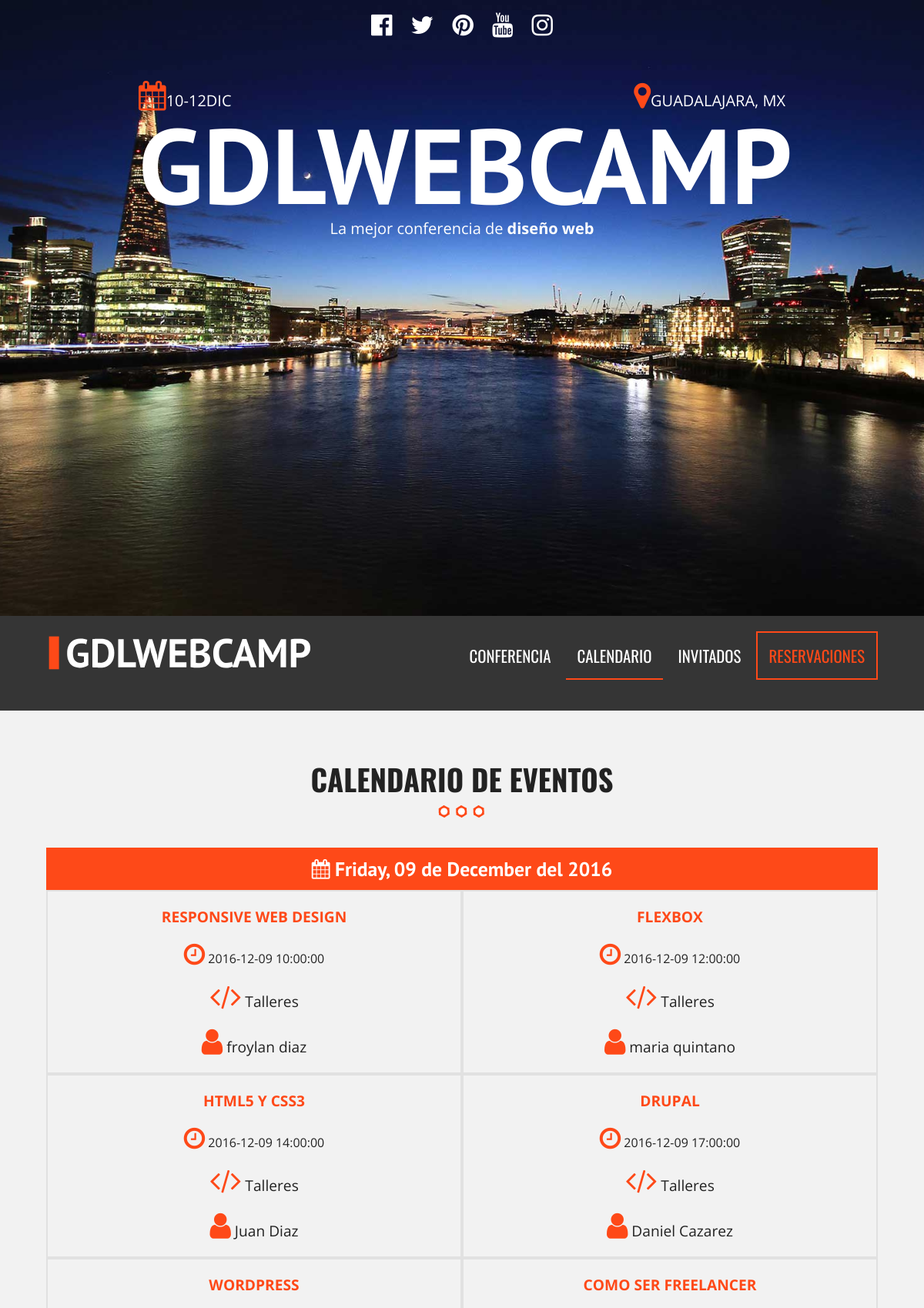
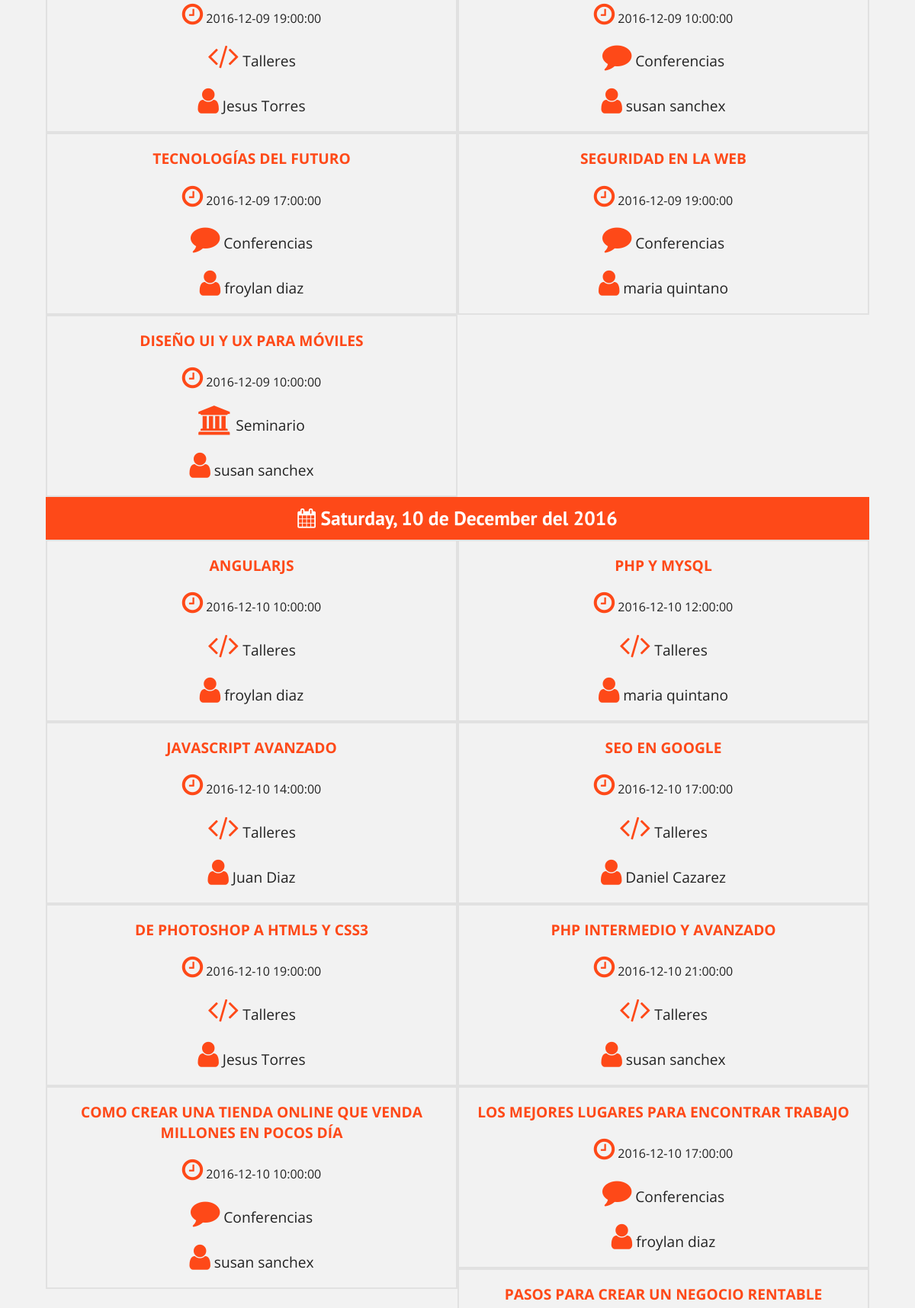
Page /calendario.php (upper part) on the committed database (2 pictures, top to bottom).
### tables this page shows
CREATE TABLE `eventos` (
  `evento_id` tinyint(10) NOT NULL,
  `nombre_evento` varchar(60) NOT NULL,
  `fecha_evento` date NOT NULL,
  `hora_evento` time NOT NULL,
  `id_cat_evento` tinyint(10) NOT NULL,
  `id_inv` tinyint(4) NOT NULL,
  `clave` varchar(10) NOT NULL
);

CREATE TABLE `categoria_eveneto` (
  `id_categoria` tinyint(10) NOT NULL,
  `cat_evento` varchar(50) NOT NULL,
  `icono` varchar(15) NOT NULL
);

### calendario.php (the view, shortened to what this page needs)
<?php include_once 'includes/templates/header.php'; ?>
        <section class="seccion contenedor">
            <h2>Calendario de eventos</h2>
            <?php
            try {
                require_once('includes/funciones/bd_conexion.php');
                $sql = "select evento_id, nombre_evento, fecha_evento, hora_evento, cat_evento, icono, nombre_invitado, apellido_invitado ";
                $sql .= " from eventos ";
                $sql .= " inner join categoria_eveneto  ";
                $sql .= " on eventos.id_cat_evento = categoria_eveneto.id_categoria ";
                $sql .= " inner join invitados ";
                $sql .= " on eventos.id_inv = invitados.invitado_id ";
                $sql .= " order by evento_id ";
                $resultado = $conn->query($sql);
            } catch (\Exception $e) {
                echo $e->getMessage();
            }
            ?>
            <div class="calendario">
                <?php
                    $calendario = array();
                    while($eventos = $resultado->fetch_assoc() ) {
                        $fecha = $eventos['fecha_evento'];
                        $evento = array(
                            'titulo' => $eventos['nombre_evento'],
                            'fecha' => $eventos['fecha_evento'],
                            'hora' => $eventos['hora_evento'],
                            'categoria' => $eventos['cat_evento'],
                            'icono' => $eventos['icono'],
                            'invitado' => $eventos['nombre_invitado'] . " " . $eventos['apellido_invitado']
                        );
                        $calendario[$fecha][] = $evento;
                ?>
                  <?php  }   ?>
                <?php
                  foreach($calendario as $dia => $lista_eventos){  ?>
                        <h3>
                         <i class='fa fa-calendar'></i>
                         <?php
                         echo strftime("%A, %d de %B del %Y", strtotime($dia))
                         ?>
                        </h3>
                    <?php foreach ($lista_eventos as $evento) {  ?>
                        <div class="dia">
                                <p class="titulo"> <?php echo $evento['titulo']; ?> </p>
                                <p class="hora"><i class="fa fa-clock-o" aria-hidden="true"></i>
                                <?php echo $evento['fecha'] . " " . $evento['hora']; ?>
                                </p>
                                <p>
                                <i class="fa <?php echo $evento['icono']; ?>" aria-hidden="true"></i>
                                <?php echo $evento['categoria']; ?></p>
                                <p>
                                <i class="fa fa-user" aria-hidden="true"></i>
                                <?php echo $evento['invitado'];?></p>
                        </div>
                      <?php  }  ?>
                    <?php  }   ?>
        </div>
	    </section>
<?php include_once 'includes/templates/footer.php'; ?>

### css/main.css (style rules this page uses)
html { color: #222; font-size: 1em; line-height: 1.4; }
html { box-sizing: border-box; }
*,*:before,*:after { box-sizing: inherit; }
body { background-color: #f2f2f2; font-family: 'Open Sans', sans-serif; }
.contenedor { width: 95%; margin: 0 auto; }
@media only screen and (min-width: 480px) { .contenedor { width: 95%; } }
@media only screen and (min-width: 768px) { .contenedor { width: 90%; } }
@media only screen and (min-width: 992px) { .contenedor { width: 90%; max-width: 1100px; } }
.seccion { padding: 30px 0; }
.seccion p { font-size: 1.2em; text-align: center; }
h2 { font-family: 'Oswald', sans-serif; font-size: 2.4em; text-transform: uppercase; text-align: center; }
h2::after { content: ''; margin: 0 auto; background-image: url(../img/separador.png); height: 30px; width: 100px; display: block; }
h3 { font-size: 1.6em; color: #fe4918; font-family: 'PT Sans', sans-serif; margin: 0; }
div.calendario h3 { background-color: #fe4918; clear: both; color: white; text-align: center; padding: 10px 0; }
div.calendario::after { clear: both; display: block; content: ''; }
div.dia::after { clear: both; display: block; content: ''; }
div.dia { width: 50%; float: left; border: 2px solid #e1e1e1; transition: all .3s ease; }
@media only screen and (min-width:768px) { div.dia { width: 50%; } }
div.dia p.titulo { color: #fe4918; text-transform: uppercase; font-weight: bold; }
div.dia p.hora { font-size: 1em; }
div.dia i { color: #fe4918; font-size: 2em; }

### rows in the picture
eventos: nombre_evento "RESPONSIVE WEB DESIGN", fecha_evento "2016-12-09", hora_evento "10:00:00", id_cat_evento.cat_evento "Talleres", invitado "froylan diaz"
eventos: nombre_evento "FLEXBOX", fecha_evento "2016-12-09", hora_evento "12:00:00", id_cat_evento.cat_evento "Talleres", invitado "maria quintano"
eventos: nombre_evento "HTML5 Y CSS3", fecha_evento "2016-12-09", hora_evento "14:00:00", id_cat_evento.cat_evento "Talleres", invitado "Juan Diaz"
eventos: nombre_evento "DRUPAL", fecha_evento "2016-12-09", hora_evento "17:00:00", id_cat_evento.cat_evento "Talleres", invitado "Daniel Cazarez"
eventos: nombre_evento "WORDPRESS", fecha_evento "2016-12-09", hora_evento "19:00:00", id_cat_evento.cat_evento "Talleres", invitado "Jesus Torres"
eventos: nombre_evento "COMO SER FREELANCER", fecha_evento "2016-12-09", hora_evento "10:00:00", id_cat_evento.cat_evento "Conferencias", invitado "susan sanchex"
eventos: nombre_evento "TECNOLOGÍAS DEL FUTURO", fecha_evento "2016-12-09", hora_evento "17:00:00", id_cat_evento.cat_evento "Conferencias", invitado "froylan diaz"
eventos: nombre_evento "SEGURIDAD EN LA WEB", fecha_evento "2016-12-09", hora_evento "19:00:00", id_cat_evento.cat_evento "Conferencias", invitado "maria quintano"
eventos: nombre_evento "DISEÑO UI Y UX PARA MÓVILES", fecha_evento "2016-12-09", hora_evento "10:00:00", id_cat_evento.cat_evento "Seminario", invitado "susan sanchex"
eventos: nombre_evento "ANGULARJS", fecha_evento "2016-12-10", hora_evento "10:00:00", id_cat_evento.cat_evento "Talleres", invitado "froylan diaz"
eventos: nombre_evento "PHP Y MYSQL", fecha_evento "2016-12-10", hora_evento "12:00:00", id_cat_evento.cat_evento "Talleres", invitado "maria quintano"
eventos: nombre_evento "JAVASCRIPT AVANZADO", fecha_evento "2016-12-10", hora_evento "14:00:00", id_cat_evento.cat_evento "Talleres", invitado "Juan Diaz"
eventos: nombre_evento "SEO EN GOOGLE", fecha_evento "2016-12-10", hora_evento "17:00:00", id_cat_evento.cat_evento "Talleres", invitado "Daniel Cazarez"
eventos: nombre_evento "DE PHOTOSHOP A HTML5 Y CSS3", fecha_evento "2016-12-10", hora_evento "19:00:00", id_cat_evento.cat_evento "Talleres", invitado "Jesus Torres"
eventos: nombre_evento "PHP INTERMEDIO Y AVANZADO", fecha_evento "2016-12-10", hora_evento "21:00:00", id_cat_evento.cat_evento "Talleres", invitado "susan sanchex"
eventos: nombre_evento "COMO CREAR UNA TIENDA ONLINE QUE VENDA MILLONES EN POCOS DÍA", fecha_evento "2016-12-10", hora_evento "10:00:00", id_cat_evento.cat_evento "Conferencias", invitado "susan sanchex"
eventos: nombre_evento "LOS MEJORES LUGARES PARA ENCONTRAR TRABAJO", fecha_evento "2016-12-10", hora_evento "17:00:00", id_cat_evento.cat_evento "Conferencias", invitado "froylan diaz"
eventos: nombre_evento "PASOS PARA CREAR UN NEGOCIO RENTABLE"

### other values in the picture
strftime("%A, %d de %B del %Y", strtotime($dia)) "Friday, 09 de December del 2016"
strftime("%A, %d de %B del %Y", strtotime($dia)) "Saturday, 10 de December del 2016"
